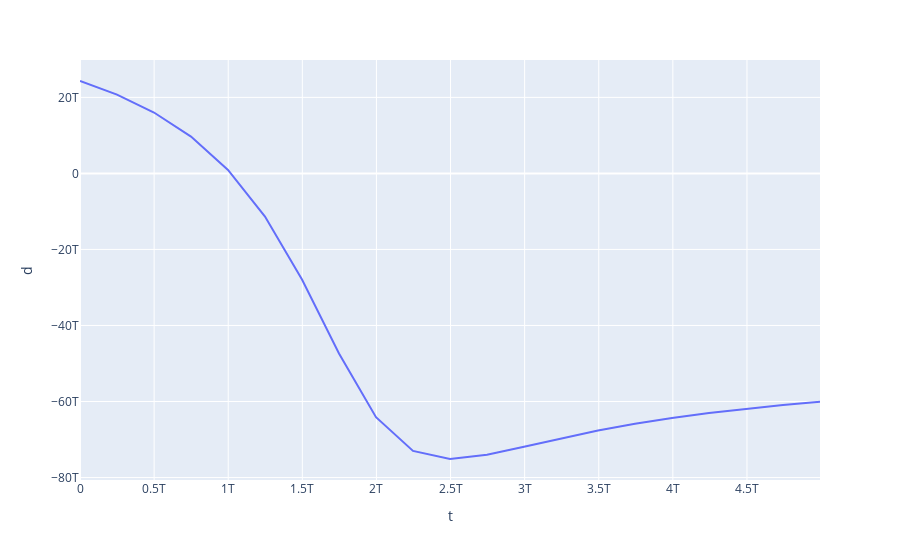

The code cell stored with this chart in its notebook:
### Code cell
# Given three hail stones, what's the distance from the sequence of lines above to the third line?

def distance_between_two_lines(p1, v1, p2, v2):
    # Original source: https://math.stackexchange.com/questions/2213165/find-shortest-distance-between-lines-in-3d 
    
    # v1, v2 = Direction vector
    # p1, p2 = Point where the line passes through

    # Find the unit vector perpendicular to both lines
    n = np.cross(v1, v2)
    n /= np.linalg.norm(n)

    # Calculate distance
    d = np.dot(n, p1 - p2)

    return d

    
def make_distances(hailA, hailB, hailC):
    """Make a data frame with the lines"""
    p1 = float_array(hailA.fp)
    max_ticks = hailB.num_ticks()
    records = []
    for t in range(0, max_ticks, max_ticks // 20):
        v1 = hailB.at_time_f(t) - p1
        d = distance_between_two_lines(p1, v1, hailC.fp, hailC.fv)
        records.append(dict(t=t, d=d))
    return pd.DataFrame.from_records(records)

distances = make_distances(hails[0], hails[1], hails[2])
px.line(distances, x="t", y="d").show()

### Figure 1 — Plotly figure (JSON) as saved in the notebook; plotly's stock layout.template omitted (floating-point values rounded to 4 significant figures)
{"data": [{"hovertemplate": "t=%{x}<br>d=%{y}<extra></extra>", "legendgroup": "", "line": {"color": "#636efa", "dash": "solid"}, "marker": {"symbol": "circle"}, "mode": "lines", "name": "", "orientation": "v", "showlegend": false, "type": "scatter", "x": [0, 249640047527, 499280095054, 748920142581, 998560190108, 1248200237635, 1497840285162, 1747480332689, 1997120380216, 2246760427743, 2496400475270, 2746040522797, 2995680570324, 3245320617851, 3494960665378, 3744600712905, 3994240760432, 4243880807959, 4493520855486, 4743160903013, 4992800950540], "xaxis": "x", "y": [24310000000000.0, 20730000000000.0, 16020000000000.0, 9683000000000.0, 915300000000.0, -11340000000000.0, -27910000000000.0, -47380000000000.0, -64130000000000.0, -73010000000000.0, -75130000000000.0, -74020000000000.0, -71910000000000.0, -69690000000000.0, -67660000000000.0, -65880000000000.0, -64350000000000.0, -63040000000000.0, -61900000000000.0, -60920000000000.0, -60060000000000.0], "yaxis": "y"}], "layout": {"autosize": true, "legend": {"tracegroupgap": 0}, "margin": {"t": 60}, "xaxis": {"anchor": "y", "autorange": true, "domain": [0, 1], "range": [0, 4992800950540], "title": {"text": "t"}, "type": "linear"}, "yaxis": {"anchor": "x", "autorange": true, "domain": [0, 1], "range": [-80650000000000.0, 29830000000000.0], "title": {"text": "d"}, "type": "linear"}}}
